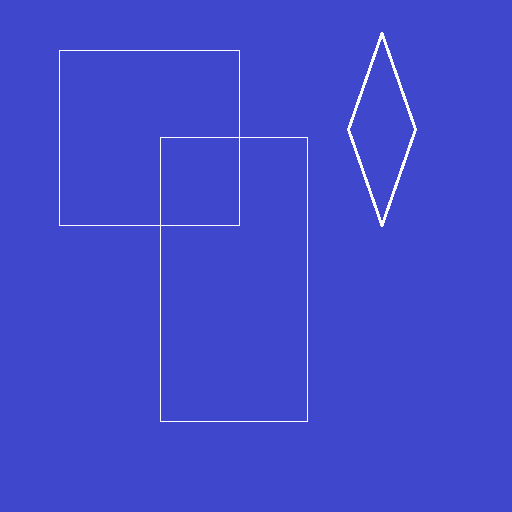
#> input picture Labs/Lab5-Hough_Transformation/test1.png, 512 x 512 px
$ jupyter execute hough.ipynb   (older library calls are emulated)
#> lines starting #> are read from the running program, lines starting #| are printed output that depends on the picture; after the words box and inside, x2 and y2 are one past the last pixel; in counts of white or black regions, pixels touching at a corner belong together
[cell 1]
from time import time

from matplotlib.pyplot import figure, gca, imshow, plot, show, subplot
from matplotlib.lines import Line2D
import numpy as np
from PIL import Image
from skimage.feature import canny

DTYPE = 'float32'

def imshow2(im1, im2=None):
    figure(figsize=[12, 15])
    if im2 is not None:
        subplot(1, 2, 1)
        imshow(np.round(im1 * 255).astype('uint8'), cmap='gray')
        subplot(1, 2, 2)
        imshow(np.round(im2 * 255).astype('uint8'), cmap='gray')
    else:
        imshow(np.round(im1 * 255).astype('uint8'), cmap='gray')
    show()

def plot_line(theta, pho, image_shape):
    if np.abs(np.sin(theta)) < np.finfo('float32').eps:
        x0 = pho / np.cos(theta)
        x_min = x0
        y_min = 0
        x_max = x0
        y_max = image_shape[0]
    else:
        k = -np.cos(theta) / np.sin(theta)
        b = pho / np.sin(theta)
        x_min = 0
        y_min = b
        x_max = image_shape[1]
        y_max = x_max * k + b

    gca().add_line(Line2D([x_min, x_max], [y_min, y_max], color='red'))

[cell 2]
road = 'road.jpg'
test1 = 'test1.png'
raw_image = np.array(Image.open(test1)).astype(DTYPE)
gray_image = np.sum(raw_image * np.array([0.2125, 0.7154, 0.0721], dtype=DTYPE), -1)
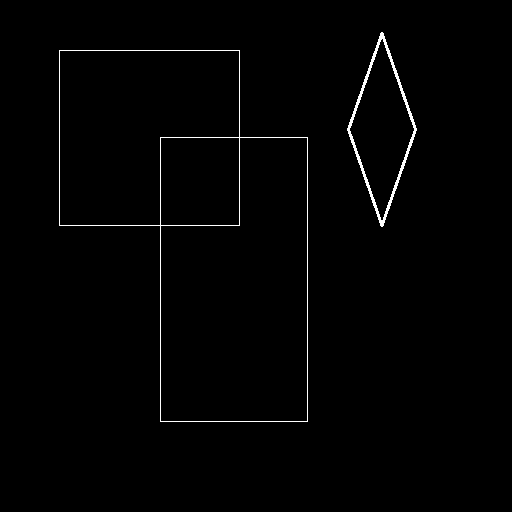
#> gray_image: shape (512, 512) float32; values 79.6 (black) and 255 (white), 1.1% white in thin lines or dots, all inside (x1, y1, x2, y2) = (59, 32, 417, 422)

imshow2(raw_image)
#> in imshow2, `show()`:
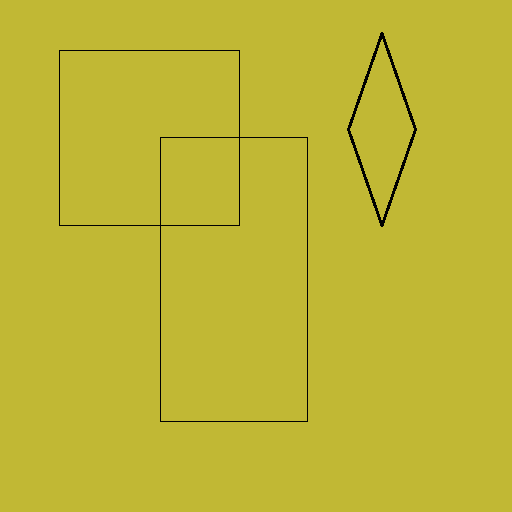
#> shown: shape (512, 512, 3); mean R, G, B 191, 182.1, 51.5

[cell 3]
edges_mask = canny(gray_image, sigma=1)
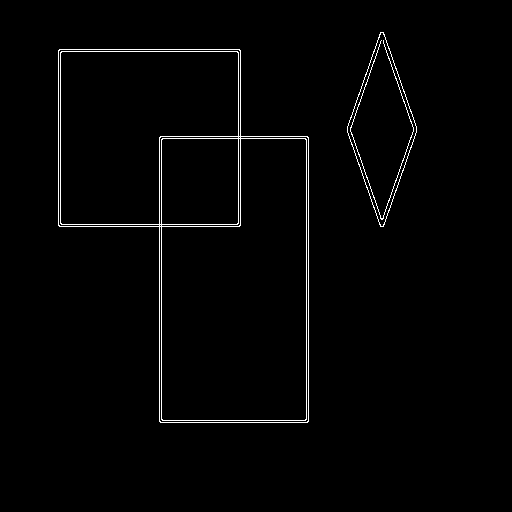
#> edges_mask: shape (512, 512) bool; 1.5% white in thin lines or dots, all inside (x1, y1, x2, y2) = (58, 32, 417, 423)
print(edges_mask)
#> (printed output is left out)
imshow2(edges_mask)
#> in imshow2 (call 2), `show()`:
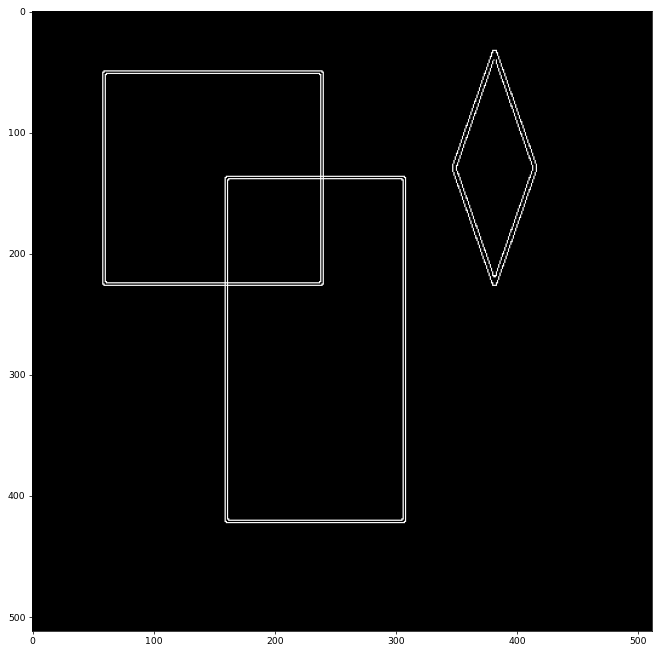
#> figure drawn by matplotlib, 1 panel

[cell 4]
y, x = np.nonzero(edges_mask)
#> y = 3929 values from 32 to 422; x = 3929 values, max 416 at index 1049, min 58 at index 243, mean 232.9
n_feature_points = len(x)
#> n_feature_points = 3929

print(f'We got {n_feature_points} feature points, like:\n   x\ty'
      f'\n{np.stack([x, y], -1)[:10, :]}')
#| We got 3929 feature points, like:
#|    x	y
#| [[380  32]
#|  [381  32]
#|  [382  32]
#|  [383  32]
#|  [380  33]
#|  [383  33]
#|  [379  34]
#|  [380  34]
#|  [383  34]
#|  [384  34]]

[cell 5]
n_thetas = 720
x = x[:, np.newaxis]  # [N,] -> [N, 1]
y = y[:, None]  # [N,] -> [N, 1]
thetas = np.linspace(-np.pi/2, np.pi/2, n_thetas)[None, :] # [M,] -> [1, M]
print(f'thetas has shape {thetas.shape}, x has shape {x.shape}.')
#| thetas has shape (1, 720), x has shape (3929, 1).

[cell 6]
# p = xcos(theta) + ysin(theta)
hough_space = np.round(x @ np.cos(thetas) + y @ np.sin(thetas))
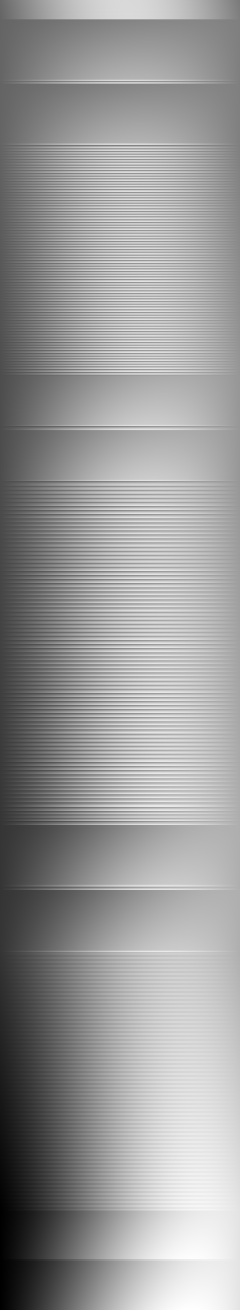
#> hough_space: shape (3929, 720) float64 (shown at 1/3 size); min -422, max 522, mean 148.1; drawn with min black and max white
hough_space = np.int64(hough_space)
print(f'`hough_space` has size: {hough_space.shape}'
      f', the minimum value in hough space is {np.min(hough_space)}')
#| `hough_space` has size: (3929, 720), the minimum value in hough space is -422

[cell 7]
#max_rho = np.ceil(np.hypot(*edges_mask.shape)).astype(np.intp)
max_rho = np.ceil(np.sqrt(edges_mask.shape[0] ** 2 +edges_mask.shape[1] ** 2)).astype(np.int)
#> max_rho = 725
print(f'edges_mask has shape: {edges_mask.shape}, max p is {max_rho}')
#| edges_mask has shape: (512, 512), max p is 725

[cell 8]
hough_space += max_rho  # To take the hough image into center
print(f'the minimum value in hough space is {np.min(hough_space)}')
#| the minimum value in hough space is 303

[cell 9]
start_time = time()
# accumulator = np.zeros((n_thetas, 2 * max_rho), dtype=np.int64)
accumulator = np.zeros((2 * max_rho, n_thetas), dtype=np.int64)
print(accumulator.shape)
#| (1450, 720)
for i in range(hough_space.shape[0]): # feature points
    for j in range(hough_space.shape[1]): # theta points
        accumulator[hough_space[i, j], j] += 1
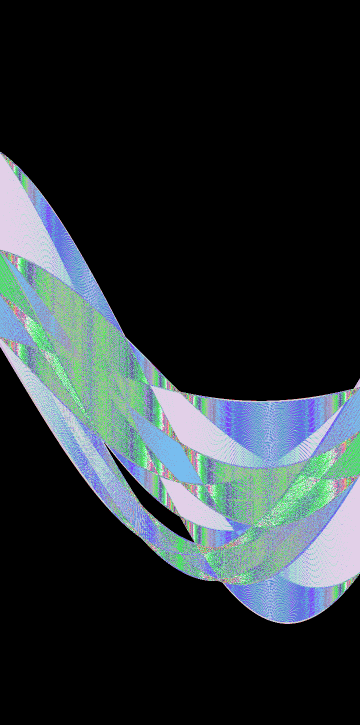
#> accumulator: shape (1450, 720) int64 (shown at 1/2 size); 153 distinct labels, from 0 to 198; one colour per label, 0 black
print(f'time cost (loop) - {time() - start_time:.2f}s')

figure(figsize=[20, 20])
imshow(accumulator,'gray')
show()

[cell 10]
index = np.argsort(accumulator.ravel())[::-1]
print(index.shape)
#| (1044000,)
idx_of_rho, idx_of_theta = np.unravel_index(index, accumulator.shape)
print(idx_of_rho.shape, idx_of_theta.shape)
#| (1044000,) (1044000,)

rhos = np.linspace(-max_rho, max_rho, max_rho * 2)
#> rhos = 1450 values from -725 to 725
rho = rhos[idx_of_rho]
theta = thetas[0][idx_of_theta]

print(f'The size of rho: {rho.shape}')
#| The size of rho: (1044000,)

np.unravel_index: https://stackoverflow.com/questions/48135736/what-is-an-intuitive-explanation-of-np-unravel-index

[cell 11]
figure(figsize=[10, 10])
print()
for i in range(10):
    plot_line(theta[i], rho[i], image_shape=gray_image.shape)
imshow(gray_image,'gray')
figure(figsize=[10, 10])
imshow(gray_image,'gray')
show()
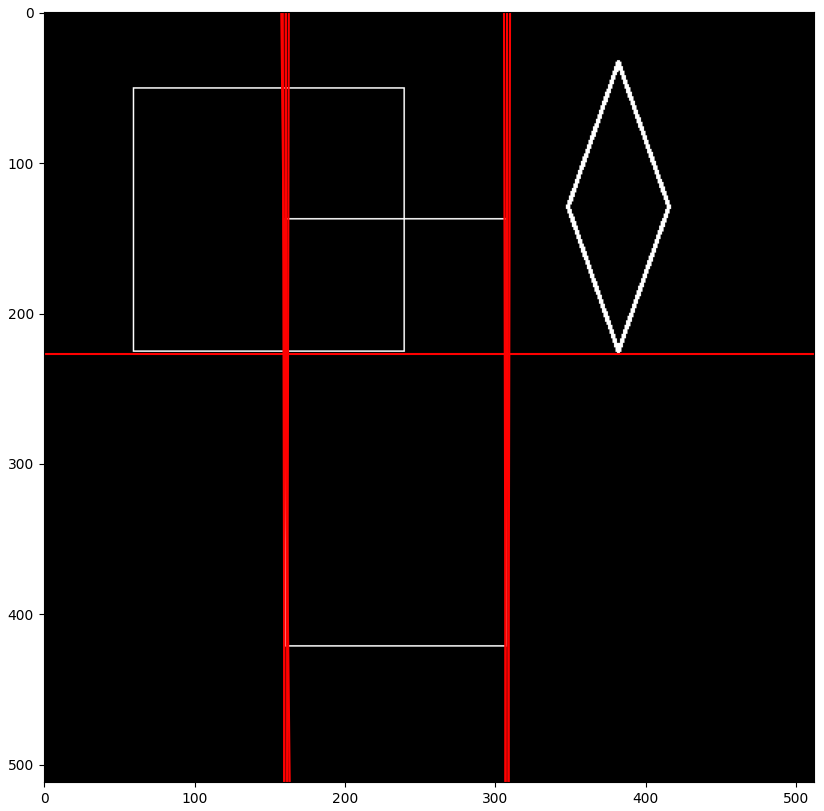
#> figure drawn by matplotlib, 1 panel
